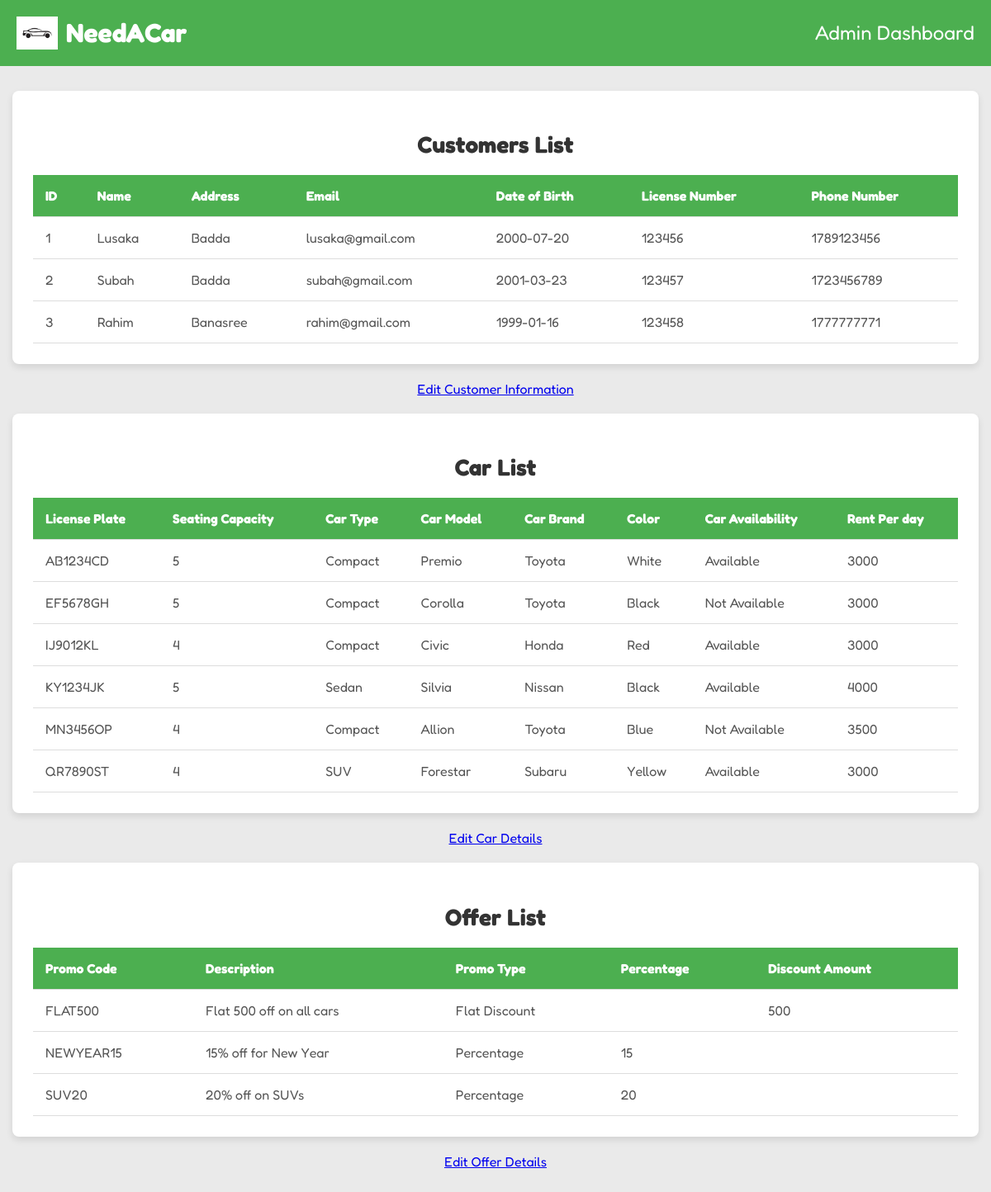
The page /admin_dashboard.php on the database its author committed.
### tables this page shows
CREATE TABLE `customer` (
  `USER_ID` int(11) NOT NULL,
  `Name` varchar(40) DEFAULT NULL,
  `email` varchar(40) DEFAULT NULL,
  `Password` varchar(255) NOT NULL,
  `date_of_birth` date DEFAULT NULL,
  `phone` int(11) DEFAULT NULL,
  `address` varchar(50) DEFAULT NULL,
  `License_No` varchar(30) DEFAULT NULL
);

CREATE TABLE `car` (
  `License_plate` char(20) NOT NULL,
  `Status` varchar(15) NOT NULL,
  `Seating_Capacity` int(11) NOT NULL,
  `Car_Type` varchar(15) NOT NULL,
  `Model` varchar(20) DEFAULT NULL,
  `Brand` varchar(20) DEFAULT NULL,
  `Color` varchar(10) DEFAULT NULL,
  `RentPerDay` int(11) NOT NULL
);

CREATE TABLE `offer_details` (
  `Promo_Code` varchar(15) NOT NULL,
  `Description` varchar(50) DEFAULT NULL,
  `Promo_Type` varchar(20) NOT NULL,
  `Percentage` int(11) DEFAULT NULL,
  `Discounted_Amount` int(11) DEFAULT NULL
);

### admin_dashboard.php (the view, shortened to what this page needs)
<!DOCTYPE html>
<html lang="en">
<head>
    <link rel="stylesheet" href="styleadmintable.css" />
</head>
<body>
    <header class="header">
        <div class="logo-container">
            <img src="auto-car-logo-template-vector-icon.jpg" alt="Logo" class="header-image">
            <a href="index.php" style="text-decoration: none;">
                <h1 class="title" style="color: white;">NeedACar</h1>
            </a>
        </div>
        <h2 class="dashboard-title">Admin Dashboard</h2>
    </header>
    <main>
        <section class="customers">
            <div class="customer_box">
                <h1>Customers List</h1>
                <table class="customer_table">
                    <thead>
                        <tr>
                            <th>ID</th>
                            <th>Name</th>
                            <th>Address</th>
                            <th>Email</th>
                            <th>Date of Birth</th>
                            <th>License Number</th>
                            <th>Phone Number</th>
                        </tr>
                    </thead>
                    <tbody>
                        <?php
                        require_once("connect.php");
                        $sql = "SELECT * FROM customer";
                        $result = mysqli_query($conn, $sql);
                        if(mysqli_num_rows($result) > 0){
                            while($row = mysqli_fetch_array($result)){
                        ?>
                        <tr>
                            <td><?php echo $row["USER_ID"]; ?></td>
                            <td><?php echo $row["Name"]; ?></td>
                            <td><?php echo $row["address"]; ?></td>
                            <td><?php echo $row["email"]; ?></td>
                            <td><?php echo $row["date_of_birth"]; ?></td>
                            <td><?php echo $row["License_No"]; ?></td>
                            <td><?php echo $row["phone"]; ?></td>
                        </tr>
                        <?php
                            }
                        }
                        ?>
                    </tbody>
                </table>
            </div>
        </section>
        <br>
        <div class="editcustomer">
        <a href="modifycustomerinfo.php" class="edit-link">
            Edit Customer Information
        </a>
        </div>
        <br>
        <section class="cars">
            <div class="car_box">
                <h1>Car List</h1>
                <table class="car_table">
                    <thead>
                        <tr>
                            <th>License Plate</th>
                            <th>Seating Capacity</th>
                            <th>Car Type</th>
                            <th>Car Model</th>
                            <th>Car Brand</th>
                            <th>Color</th>
                            <th>Car Availability</th>
                            <th>Rent Per day</th>
                        </tr>
                    </thead>
                    <tbody>
                        <?php
                        require_once("connect.php");
                        $sql = "SELECT * FROM car";
                        $result = mysqli_query($conn, $sql);
                        if(mysqli_num_rows($result) > 0){
                            while($row = mysqli_fetch_array($result)){
                        ?>
                        <tr>
                            <td><?php echo $row["License_plate"]; ?></td>
                            <td><?php echo $row["Seating_Capacity"]; ?></td>
                            <td><?php echo $row["Car_Type"]; ?></td>
                            <td><?php echo $row["Model"]; ?></td>
                            <td><?php echo $row["Brand"]; ?></td>
                            <td><?php echo $row["Color"]; ?></td>
                            <td><?php echo $row["Status"]; ?></td>
                            <td><?php echo $row["RentPerDay"]; ?></td>
                        </tr>
                        <?php
                            }
                        }
                        ?>
                    </tbody>
                </table>
            </div>
        </section>
        <br>
        <div class="editcar">
        <a href="modifycarinfo.php" class="edit-link">
            Edit Car Details
        </a>
        </div>
        <br>
        <section class="deal">
            <div class="deal_box">
                <h1>Offer List</h1>
                <table class="deal_table">
                    <thead>
                        <tr>
                            <th>Promo Code</th>
                            <th>Description</th>
                            <th>Promo Type</th>
                            <th>Percentage</th>
                            <th>Discount Amount</th>
                        </tr>
                    </thead>
                    <tbody>
                        <?php
                        require_once("connect.php");
                        $sql = "SELECT * FROM offer_details";
                        $result = mysqli_query($conn, $sql);
                        if(mysqli_num_rows($result) > 0){
                            while($row = mysqli_fetch_array($result)){
                        ?>
                        <tr>
                            <td><?php echo $row["Promo_Code"]; ?></td>
                            <td><?php echo $row["Description"]; ?></td>
                            <td><?php echo $row["Promo_Type"]; ?></td>
                            <td><?php echo $row["Percentage"]; ?></td>
                            <td><?php echo $row["Discounted_Amount"]; ?></td>
                        </tr>
                        <?php
                            }
                        }
                        ?>
                    </tbody>
                </table>
            </div>
        </section>
        <br>
        <div class="editoffer">
        <a href="modifyofferinfo.php" class="edit-link">
            Edit Offer Details
        </a>
        </div>

### styleadmintable.css (style rules this page uses)
body { font-family: 'Fredoka', sans-serif; margin: 0; padding: 0; background-color: #f7f7f7; }
.header { display: flex; justify-content: space-between; align-items: center; background-color: #4CAF50; padding: 20px; color: white; }
.logo-container { display: flex; align-items: center; }
.header-image { width: 50px; height: auto; margin-right: 10px; }
.title { font-size: 2rem; margin: 0; }
.dashboard-title { font-size: 1.5rem; margin: 0; font-weight: normal; text-align: right; }
main { padding: 30px 15px; background-color: rgba(230, 230, 230, 0.76); }
.customer_box { background-color: white; border-radius: 8px; box-shadow: 0 4px 8px rgba(0, 0, 0, 0.1); padding: 25px; max-width: 1200px; margin: 0 auto; overflow-x: auto; }
.customer_box h1 { font-size: 28px; color: #333; margin-bottom: 20px; text-align: center; }
.customer_table { width: 100%; border-collapse: collapse; margin-top: 20px; }
.customer_table th, .customer_table td { padding: 15px; text-align: left; border-bottom: 1px solid #ddd; }
.customer_table th { background-color: #4CAF50; color: white; font-weight: bold; }
.customer_table td { color: #555; }
.editcustomer { text-align: center; }
.car_box { background-color: white; border-radius: 8px; box-shadow: 0 4px 8px rgba(0, 0, 0, 0.1); padding: 25px; max-width: 1200px; margin: 0 auto; overflow-x: auto; }
.car_box h1 { font-size: 28px; color: #333; margin-bottom: 20px; text-align: center; }
.car_table { width: 100%; border-collapse: collapse; margin-top: 20px; }
.car_table th, .car_table td { padding: 15px; text-align: left; border-bottom: 1px solid #ddd; }
.car_table th { background-color: #4CAF50; color: white; font-weight: bold; }
.car_table td { color: #555; }
.editcar { text-align: center; }
.deal_box { background-color: white; border-radius: 8px; box-shadow: 0 4px 8px rgba(0, 0, 0, 0.1); padding: 25px; max-width: 1200px; margin: 0 auto; overflow-x: auto; }
.deal_box h1 { font-size: 28px; color: #333; margin-bottom: 20px; text-align: center; }
.deal_table { width: 100%; border-collapse: collapse; margin-top: 20px; }
.deal_table th, .deal_table td { padding: 15px; text-align: left; border-bottom: 1px solid #ddd; }
.deal_table th { background-color: #4CAF50; color: white; font-weight: bold; }
.deal_table td { color: #555; }
.editoffer { text-align: center; }

### rows shown on the page
customer: USER_ID "1", Name "Lusaka", address "Badda", email "lusaka@gmail.com", date_of_birth "2000-07-20", License_No "123456", phone "1789123456"
customer: USER_ID "2", Name "Subah", address "Badda", email "subah@gmail.com", date_of_birth "2001-03-23", License_No "123457", phone "1723456789"
customer: USER_ID "3", Name "Rahim", address "Banasree", email "rahim@gmail.com", date_of_birth "1999-01-16", License_No "123458", phone "1777777771"
car: License_plate "AB1234CD", Seating_Capacity "5", Car_Type "Compact", Model "Premio", Brand "Toyota", Color "White", Status "Available", RentPerDay "3000"
car: License_plate "EF5678GH", Seating_Capacity "5", Car_Type "Compact", Model "Corolla", Brand "Toyota", Color "Black", Status "Not Available", RentPerDay "3000"
car: License_plate "IJ9012KL", Seating_Capacity "4", Car_Type "Compact", Model "Civic", Brand "Honda", Color "Red", Status "Available", RentPerDay "3000"
car: License_plate "KY1234JK", Seating_Capacity "5", Car_Type "Sedan", Model "Silvia", Brand "Nissan", Color "Black", Status "Available", RentPerDay "4000"
car: License_plate "MN3456OP", Seating_Capacity "4", Car_Type "Compact", Model "Allion", Brand "Toyota", Color "Blue", Status "Not Available", RentPerDay "3500"
car: License_plate "QR7890ST", Seating_Capacity "4", Car_Type "SUV", Model "Forestar", Brand "Subaru", Color "Yellow", Status "Available", RentPerDay "3000"
offer_details: Promo_Code "FLAT500", Description "Flat 500 off on all cars", Promo_Type "Flat Discount", Discounted_Amount "500"
offer_details: Promo_Code "NEWYEAR15", Description "15% off for New Year", Promo_Type "Percentage", Percentage "15"
offer_details: Promo_Code "SUV20", Description "20% off on SUVs", Promo_Type "Percentage", Percentage "20"
